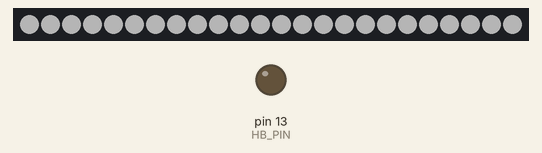
This program was run on a simulated Arduino Nano, built with avr-gcc and run on an emulated ATmega328P. On the bench: 24 RGB LEDs in strip order, left to right, output pins drawn as LEDs (lit = HIGH). Dim RGB values are drawn brighter than linear.

Above: at 0.1 s.
At 2.1 s:
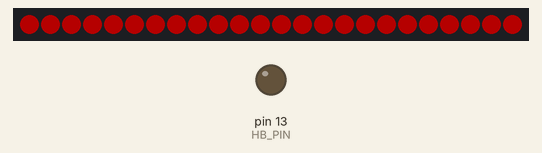
At 2.7 s:
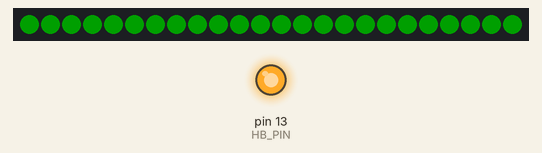
At 3.3 s:
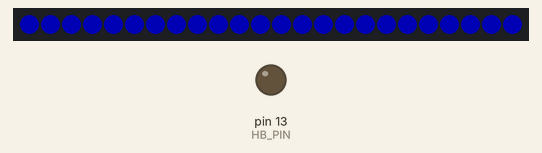
Timing chart, 0 to 40.0 s (numbered marks = the images above):
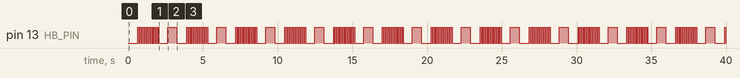

The program:

main.cpp
```cpp
#include <FastLED.h>

// ---- Teste de isolamento do anel WS2812 (Arduino Nano) ----
// Objetivo: provar se o "lixo aleatorio" do anel e' culpa da Arduino MEGA.
//   Nano dirige o anel LIMPO  -> problema e' a MEGA (pino/caminho de dados).
//   Nano TAMBEM da' lixo       -> problema e' anel/fiacao/aterramento/power.
//
// LIGACOES (ler com atencao):
//   Nano D6  --(330 ohm em serie, recomendado)-->  DIN do anel
//   Anel 5V  -->  5V do step-down externo  (NAO usar o 5V do Nano: 24 LEDs ~1.4A)
//   Anel GND -->  GND do step-down  E  GND do Nano   (TERRA COMUM — critico!)
//   Mantenha o fio de dados curto.

constexpr uint8_t DATA_PIN   = 6;
constexpr uint8_t NUM_LEDS   = 24;
constexpr uint8_t BRIGHTNESS = 64;   // ~25% p/ nao puxar muita corrente no teste
constexpr uint8_t HB_PIN     = 13;   // LED onboard "L" do Nano = "estou vivo"

CRGB leds[NUM_LEDS];

void setup() {
    pinMode(HB_PIN, OUTPUT);

    // WS2812B, ordem GRB (padrao da maioria dos aneis). Se as cores sairem
    // trocadas mas LIMPAS, troque GRB por RGB — isso NAO e' o bug que buscamos.
    FastLED.addLeds<WS2812B, DATA_PIN, GRB>(leds, NUM_LEDS);
    FastLED.setBrightness(BRIGHTNESS);

    // Flash branco curto no boot: confirma power + escrita basica.
    fill_solid(leds, NUM_LEDS, CRGB::White);
    FastLED.show();
    delay(400);
    FastLED.clear(true);
    delay(200);
}

void loop() {
    // FASE A — ponto unico andando pelo anel. O LED onboard (13) pisca a cada
    // passo: se ELE pisca, o chip esta' rodando — ai' anel apagado = caminho de
    // dados/anel. Se nem o onboard pisca, o chip nao esta' executando o sketch.
    // Um unico ponto limpo girando = dados integros; pontos extras = corrompido.
    for (uint8_t i = 0; i < NUM_LEDS; ++i) {
        digitalWrite(HB_PIN, i & 1);
        FastLED.clear();
        leds[i] = CRGB::White;
        FastLED.show();
        delay(60);
    }

    // FASE B — cores solidas: confirma os 24 enderecaveis e uniformes.
    const CRGB cores[3] = { CRGB::Red, CRGB::Green, CRGB::Blue };
    for (uint8_t c = 0; c < 3; ++c) {
        digitalWrite(HB_PIN, c & 1);
        fill_solid(leds, NUM_LEDS, cores[c]);
        FastLED.show();
        delay(600);
    }
}
```

Measured:
- by itself, pin 13 (HB_PIN): repeats every 3.3 s: HIGH 0.06 s, LOW 0.60 s, HIGH 0.60 s, LOW 0.66 s, 11 × (HIGH 0.06 s, LOW 0.06 s)
- by itself, everything shown: repeats every 3.3 s, in 27 steps
- what the display in image 1 shows lasts 0.6 s, from 2.1 s to 2.7 s
